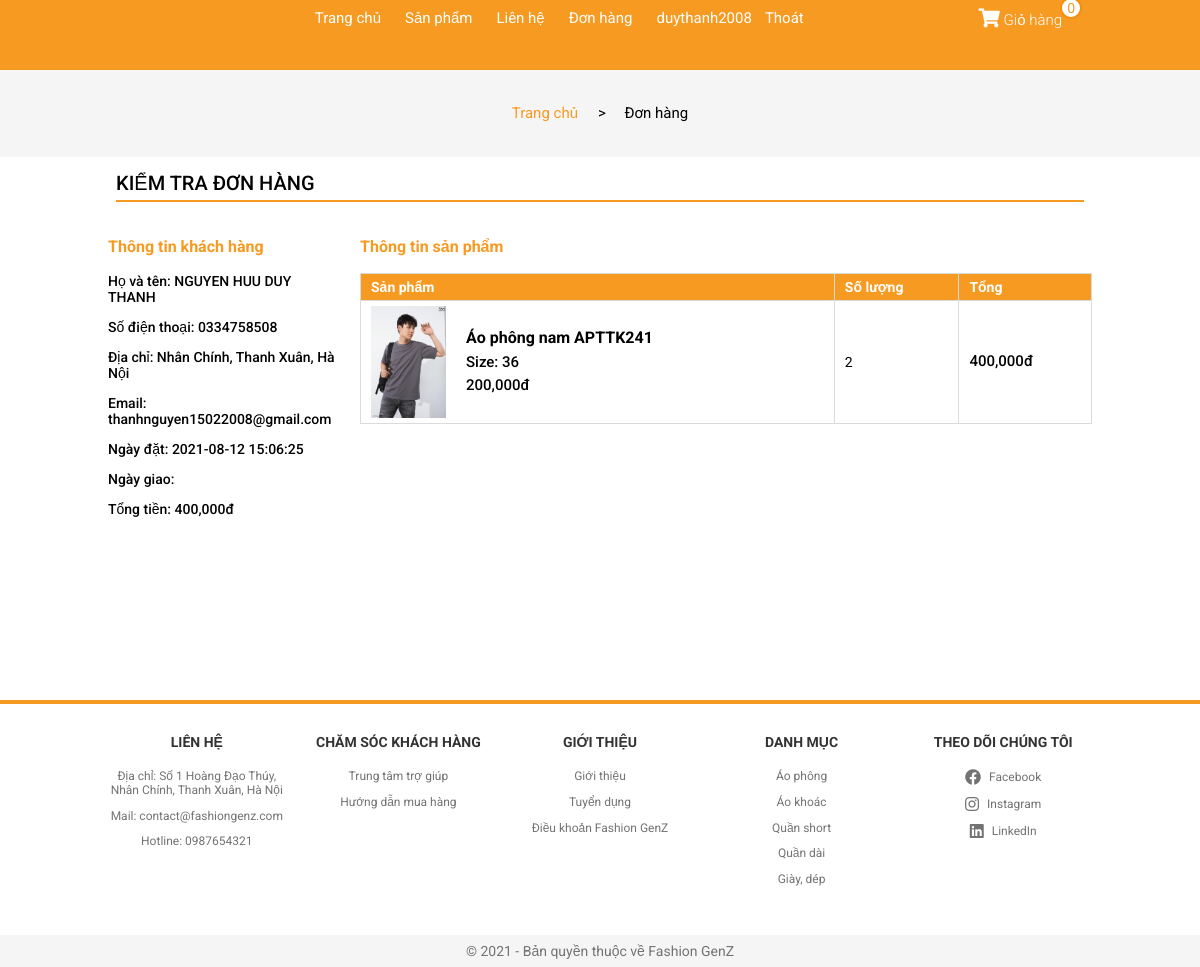
The page /?controller=chitietdonhang&id=228035 (signed in) on the database as committed earlier.
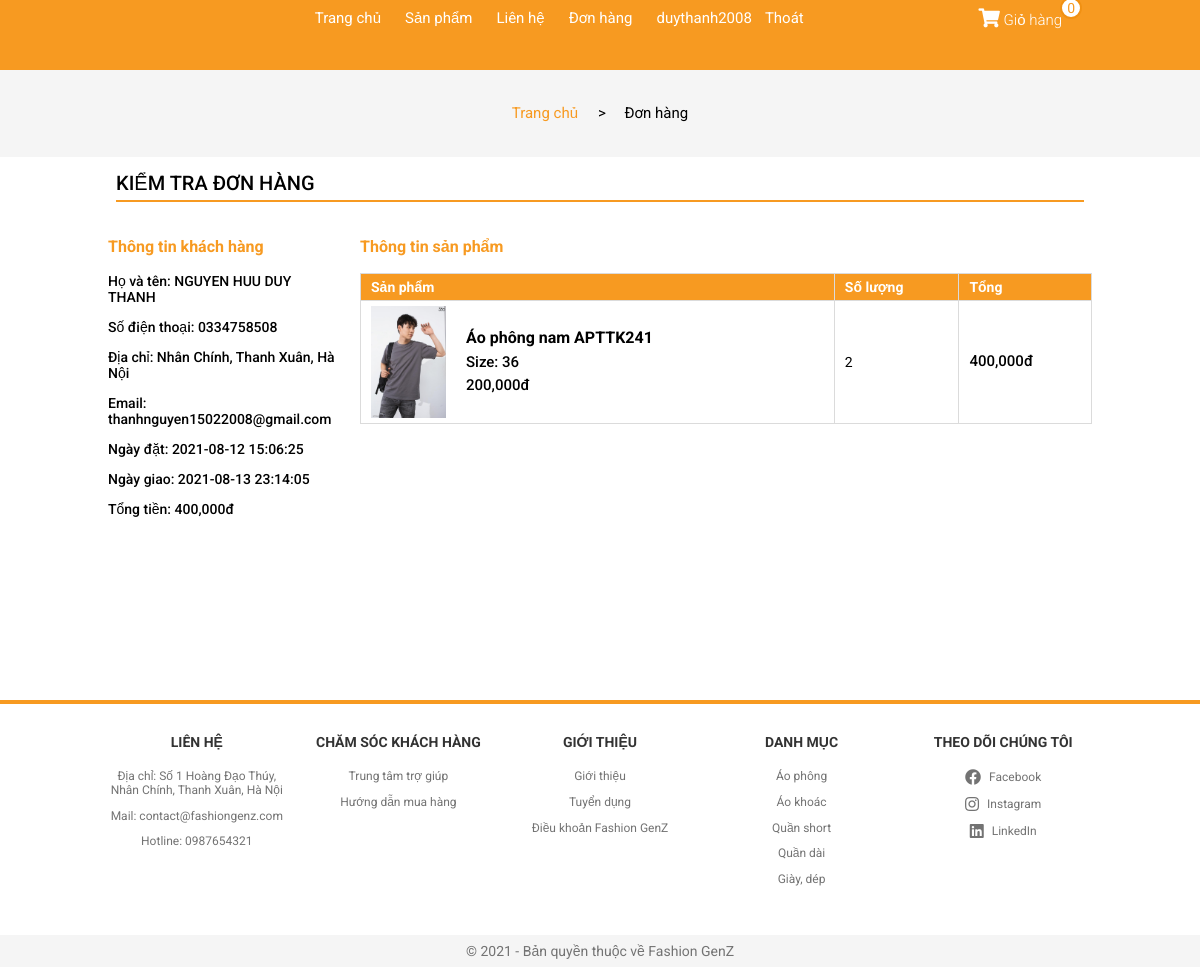
The same page on the database as committed later.
### tables this page shows
CREATE TABLE `user_order` (
  `id` int(11) NOT NULL,
  `fullname` varchar(100) DEFAULT NULL,
  `address` varchar(200) DEFAULT NULL,
  `email` varchar(100) DEFAULT NULL,
  `phone` varchar(20) DEFAULT NULL,
  `amount` int(11) DEFAULT NULL,
  `status` int(11) DEFAULT NULL,
  `time_order` datetime DEFAULT NULL,
  `time_delivered` datetime DEFAULT NULL,
  `user_id` int(11) DEFAULT NULL
);

### Controller/C-chitietdonhang.php (called while the page is built)
<?php
    if(isset($_SESSION['customer'])){
        $user = $database->get('user_info', array('id'=>$_SESSION['customer']));
    }
    $id = $_GET['id'];
    $package = $database->get('user_order',array('id'=>$id));
    $package_details = $database->get('user_order_detail',array('order_id'=>$id));
    require_once './View/V-chitietdonhang.php';
?>

### Model/M-database.php (called while the page is built, shortened)
<?php
    class database{
        protected $conn= null;
        protected $host='localhost';
        protected $user='root';
        protected $pass='';
        protected $dbname='fashiongenz';
        public function connect(){
             $this->conn = new mysqli($this->host,$this->user,$this->pass,$this->dbname);
        }
        public function get($table,$condition=array()){
          $sql= "SELECT * FROM $table ";
          if(!empty($condition)){
               $sql.="WHERE";
               foreach ($condition as $key => $value){
                    $sql.= " $key = '$value' AND";
               }
               $sql= trim($sql,"AND");
          }
          $query = mysqli_query($this->conn, $sql);
          $result=array();
          if ($query){
               while ($row= mysqli_fetch_assoc($query)){
                    $result[]=$row;
               }
          }
          return $result;
     }
    }
?>

### View/V-chitietdonhang.php (the view, shortened to what the changed rows need)
<!DOCTYPE html>
<html lang="en">
<head>
    <link rel="stylesheet" href="./Assets/Css/grid.css">
    <link rel="stylesheet" href="./Assets/Css/responsive.css">
    <link rel="stylesheet" href="./Assets/Css/main.css">
    <link rel="stylesheet" href="./Assets/Css/base.css">
    <link rel="stylesheet" href="https://cdnjs.cloudflare.com/ajax/libs/normalize/8.0.1/normalize.min.css" />
    <link rel="stylesheet" href="./Assets/Fonts/fontawesome-free-5.15.3-web/css/all.min.css">
</head>
<body>
        <div class="app">
            <header class="header">
                <div class="grid wide">
                    <nav class="header__navbar">
                        <ul class="header__navbar-list hide-on-mobile-tablet">
                            <li class="header__navbar-item">
                                <a href="?controller=trangchu" class="header__navbar-link">
                                    Trang chủ
                                </a>
                            </li>
                            <li class="header__navbar-item header__navbar-item-has-category">
                                <a href="?controller=sanpham" class="header__navbar-link">
                                    Sản phẩm
                                </a>
                            </li>
                            <li class="header__navbar-item">
                                <a href="?controller=lienhe" class="header__navbar-link">
                                    Liên hệ
                                </a>
                            </li>
                            <li class="header__navbar-item">
                                <a href="?controller=donhang" class="header__navbar-link">
                                    Đơn hàng
                                </a>
                            </li>
                            <?php
                                if(isset($_SESSION['customer']) && $_SESSION['customer'] != NULL){
                            ?>
                            <li class="header__navbar-item">
                               <a href="?controller=thongtinkhachhang" style="margin-left: 12px;
                                                  text-decoration: none;
                                                  padding: 0 6px;
                                                  font-size: 1.5rem;
                                                  color: var(--white-color);"> <?php echo $user[0]['username']?></a><a href="?controller=dangxuat" style="margin-left: 1px;" class="header__navbar-link">Thoát</a>
                            </li>
                            <?php } ?>
                        </ul>
                        <div class="header__navbar-cart">
                         <div class="header__navbar-cart-wrap">
                         <span class="header__navbar-cart-qty"><?php echo $_SESSION['qty'] ?></span>
                                <a href="?controller=giohang" class="header__navbar-cart-link">
                                    <i class="header__navbar-cart-icon fas fa-shopping-cart"></i>
                                    Giỏ hàng
                                </a>
                            </div>
                        </div>
                    </nav>
                </div>
            </header>
            <div class="content">
                <div class="account">
                    <div class="grid">
                        <div class="account__location">
                            <div>
                                <a class="accout__location-home" href="?controller=trangchu">Trang chủ</a>
                            </div>
                            <div>
                                <p class="accout__location-current"> > &nbsp;&nbsp;&nbsp; Đơn hàng</p>
                            </div>
                        </div>
                    </div>
                    <div class="grid wide">
                        <div class="row">
                            <div class="col l-12 m-12 c-12">
                            <div class="account__heading">Kiểm tra đơn hàng</div>
                                <div style="margin-top: 20px; margin-bottom: 50px;" class="row">
                                    <div class="col l-3 m-12 c-12">
                                        <div class="package__info-user">
                                            <h3 class="package__info-user-heading">Thông tin khách hàng</h3>
                                            <p class="package__info-user-show">Họ và tên: <?php echo $package[0]['fullname'] ?></p>
                                            <p class="package__info-user-show">Số điện thoại: <?php echo $package[0]['phone'] ?></p>
                                            <p class="package__info-user-show">Địa chỉ: <?php echo $package[0]['address'] ?></p>
                                            <p class="package__info-user-show">Email: <?php echo $package[0]['email'] ?></p>
                                            <p class="package__info-user-show">Ngày đặt: <?php echo $package[0]['time_order'] ?></p>
                                            <p class="package__info-user-show">Ngày giao: <?php echo $package[0]['time_delivered'] ?></p>
                                            <p class="package__info-user-show">Tổng tiền: <?php echo number_format($package[0]['amount']) ?>đ</p>
                                        </div>
                                    </div>
                                    <div class="col l-9 m-12m c-12">
                                        <h3 class="package__info-user-heading">Thông tin sản phẩm</h3>
                                        <div class="cart-table">
                                            <table>
                                                <thead>
                                                    <tr>
                                                        <th>Sản phẩm</th>
                                                        <th>Số lượng</th>
                                                        <th>Tổng</th>
                                                    </tr>
                                                </thead>
                                                <tbody>
                                                    <?php
                                                        foreach ($package_details as $key => $value){
                                                        $product_detail = $database->get('product',array('id'=>$value['product_id']));
                                                    ?>
                                                        <tr>
                                                            <td>
                                                                <div class="cart-product">
                                                                    <img src="<?php echo $product_detail[0]['image'] ?>" alt="" class="cart-product__img">
                                                                    <div class="cart-product__info">
                                                                        <p class="cart-product__info-name"><?php echo $product_detail[0]['name'] ?></p>
                                                                        <p class="cart-product__info-size">Size: <?php echo $value['size'] ?></p>
                                                                        <p class="cart-product__info-price"><?php echo number_format($value['price']) ?>đ</p>
                                                                    </div>
                                                                </div>
                                                            </td>
                                                            <td>
                                                                <div class="cart-product__qty">
                                                                    <p class="cart-product__qty-info"><?php echo $value['qty'] ?></p>
                                                                </div>
                                                            </td>
                                                            <td>
                                                                <p class="cart-product__total"><?php echo number_format($value['amount']) ?>đ</p>
                                                            </td>
                                                        </tr>
                                                    <?php } ?>
                                                </tbody>
                                            </table>
                                        </div>
                                    </div>
                                </div>
                            </div>
                        </div>
                    </div>
                </div>
            </div>
            <footer class="footer">
            <div class="grid wide footer__content">
                    <div class="row">
                        <div class="col l-2-4 m-4 c-6">
                            <h3 class="footer__heading">Liên hệ</h3>
                            <ul class="footer__list">
                                <li class="footer__list-item">
                                    <p class="footer__list-item-link">Địa chỉ: Số 1 Hoàng Đạo Thúy, Nhân Chính, Thanh Xuân, Hà Nội</p>
                                </li>
                                <li class="footer__list-item">
                                    <p class="footer__list-item-link">Mail: contact@fashiongenz.com</p>
                                </li>
                                <li class="footer__list-item">
                                    <p class="footer__list-item-link">Hotline: 0987654321</p>
                                </li>
                            </ul>
                        </div>
                        <div class="col l-2-4 m-4 c-6">
                            <h3 class="footer__heading">Chăm sóc khách hàng</h3>
                            <ul class="footer__list">
                                <li class="footer__list-item">
                                    <a href="#" class="footer__list-item-link">Trung tâm trợ giúp</a>
                                </li>
                                <li class="footer__list-item">
                                    <a href="#" class="footer__list-item-link">Hướng dẫn mua hàng</a>
                                </li>
                            </ul>
                        </div>
                        <div class="col l-2-4 m-4 c-6">
                            <h3 class="footer__heading">Giới thiệu</h3>
                            <ul class="footer__list">
                                <li class="footer__list-item">
                                    <a href="#" class="footer__list-item-link">Giới thiệu</a>
                                </li>
                                <li class="footer__list-item">
                                    <a href="#" class="footer__list-item-link">Tuyển dụng</a>
                                </li>
                                <li class="footer__list-item">
                                    <a href="#" class="footer__list-item-link">Điều khoản Fashion GenZ</a>
                                </li>
                            </ul>
                        </div>
                        <div class="col l-2-4 m-4 c-6">
                            <h3 class="footer__heading">Danh mục</h3>
                            <ul class="footer__list">
                                <li class="footer__list-item">
                                    <a href="#" class="footer__list-item-link">Áo phông</a>
                                </li>
                                <li class="footer__list-item">
                                    <a href="#" class="footer__list-item-link">Áo khoác</a>
                                </li>
                                <li class="footer__list-item">
                                    <a href="#" class="footer__list-item-link">Quần short</a>
                                </li>
                                <li class="footer__list-item">
                                    <a href="#" class="footer__list-item-link">Quần dài</a>
                                </li>
                                <li class="footer__list-item">
                                    <a href="#" class="footer__list-item-link">Giày, dép</a>
                                </li>
                            </ul>
                        </div>
                        <div class="col l-2-4 m-4 c-6">
                            <h3 class="footer__heading">Theo dõi chúng tôi</h3>
                            <ul class="footer__list">
                                <li class="footer__list-item">
                                    <a href="#" class="footer__list-item-link"><i class="footer__list-item-icon fab fa-facebook"></i> Facebook</a>
                                </li>
                                <li class="footer__list-item">
                                    <a href="#" class="footer__list-item-link"><i class="footer__list-item-icon fab fa-instagram"></i> Instagram</a>
                                </li>
                                <li class="footer__list-item">
                                    <a href="#" class="footer__list-item-link"><i class="footer__list-item-icon fab fa-linkedin"></i> LinkedIn</a>
                                </li>
                            </ul>
                        </div>
                    </div>
                </div>
                <div class="footer__copryright">
                    <div class="grid wide">
                        <div class="row">
                            <p class="footer__copryright-text">© 2021 - Bản quyền thuộc về Fashion GenZ</p>
                        </div>
                    </div>
                </div>
            </footer>
        </div>
</body>
</html>

Rows that differ between the two databases and show on the page:
changed user_order "NGUYEN HUU DUY THANH": time_delivered (not shown) → "2021-08-13 23:14:05"
